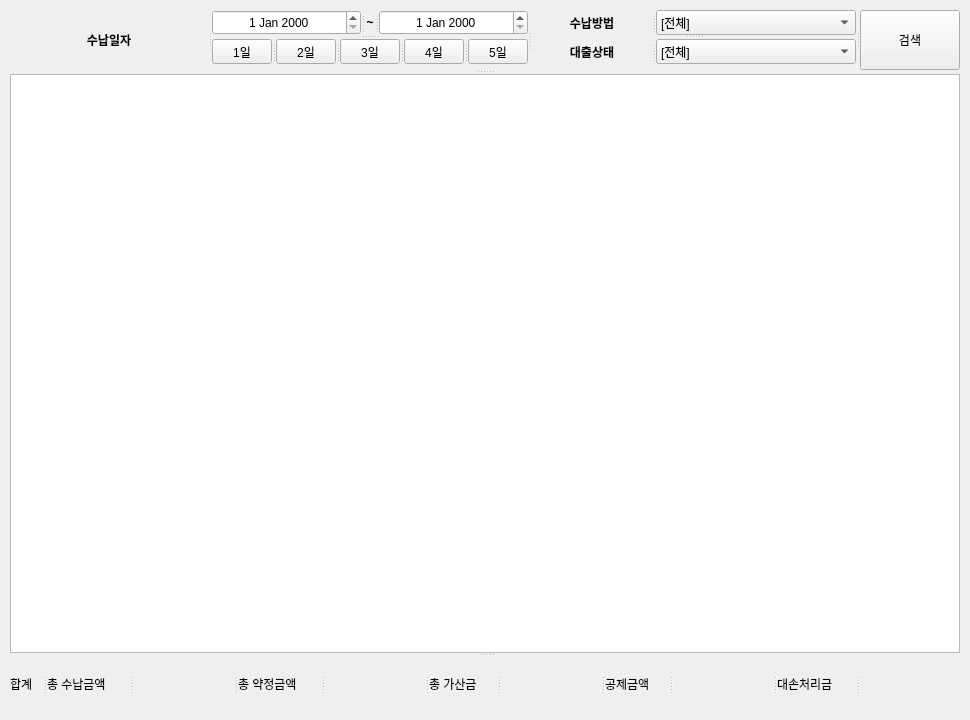
<?xml version="1.0" encoding="UTF-8"?>
<ui version="4.0">
 <class>MainWindow</class>
 <widget class="QMainWindow" name="MainWindow">
  <property name="geometry">
   <rect>
    <x>0</x>
    <y>0</y>
    <width>970</width>
    <height>720</height>
   </rect>
  </property>
  <property name="minimumSize">
   <size>
    <width>970</width>
    <height>720</height>
   </size>
  </property>
  <property name="maximumSize">
   <size>
    <width>970</width>
    <height>720</height>
   </size>
  </property>
  <property name="windowTitle">
   <string>MainWindow</string>
  </property>
  <widget class="QWidget" name="centralwidget">
   <widget class="QSplitter" name="splitter_20">
    <property name="geometry">
     <rect>
      <x>10</x>
      <y>10</y>
      <width>950</width>
      <height>701</height>
     </rect>
    </property>
    <property name="orientation">
     <enum>Qt::Vertical</enum>
    </property>
    <widget class="QSplitter" name="splitter_18">
     <property name="minimumSize">
      <size>
       <width>0</width>
       <height>60</height>
      </size>
     </property>
     <property name="maximumSize">
      <size>
       <width>968</width>
       <height>56</height>
      </size>
     </property>
     <property name="orientation">
      <enum>Qt::Horizontal</enum>
     </property>
     <widget class="QLabel" name="customerMarried_4">
      <property name="maximumSize">
       <size>
        <width>200</width>
        <height>60</height>
       </size>
      </property>
      <property name="font">
       <font>
        <pointsize>9</pointsize>
        <weight>75</weight>
        <bold>true</bold>
       </font>
      </property>
      <property name="mouseTracking">
       <bool>true</bool>
      </property>
      <property name="text">
       <string>수납일자</string>
      </property>
      <property name="alignment">
       <set>Qt::AlignCenter</set>
      </property>
     </widget>
     <widget class="QSplitter" name="splitter_16">
      <property name="orientation">
       <enum>Qt::Vertical</enum>
      </property>
      <widget class="QSplitter" name="splitter_15">
       <property name="orientation">
        <enum>Qt::Horizontal</enum>
       </property>
       <widget class="QDateEdit" name="DateEdit_3">
        <property name="minimumSize">
         <size>
          <width>0</width>
          <height>25</height>
         </size>
        </property>
        <property name="maximumSize">
         <size>
          <width>250</width>
          <height>25</height>
         </size>
        </property>
        <property name="mouseTracking">
         <bool>false</bool>
        </property>
        <property name="focusPolicy">
         <enum>Qt::TabFocus</enum>
        </property>
        <property name="autoFillBackground">
         <bool>false</bool>
        </property>
        <property name="frame">
         <bool>true</bool>
        </property>
        <property name="alignment">
         <set>Qt::AlignCenter</set>
        </property>
        <property name="buttonSymbols">
         <enum>QAbstractSpinBox::UpDownArrows</enum>
        </property>
        <property name="accelerated">
         <bool>false</bool>
        </property>
        <property name="correctionMode">
         <enum>QAbstractSpinBox::CorrectToPreviousValue</enum>
        </property>
        <property name="calendarPopup">
         <bool>false</bool>
        </property>
        <property name="date">
         <date>
          <year>2000</year>
          <month>1</month>
          <day>1</day>
         </date>
        </property>
       </widget>
       <widget class="QLabel" name="customerMarried_5">
        <property name="minimumSize">
         <size>
          <width>0</width>
          <height>25</height>
         </size>
        </property>
        <property name="maximumSize">
         <size>
          <width>20</width>
          <height>25</height>
         </size>
        </property>
        <property name="font">
         <font>
          <pointsize>9</pointsize>
          <weight>75</weight>
          <bold>true</bold>
         </font>
        </property>
        <property name="mouseTracking">
         <bool>true</bool>
        </property>
        <property name="text">
         <string>~</string>
        </property>
        <property name="alignment">
         <set>Qt::AlignCenter</set>
        </property>
       </widget>
       <widget class="QDateEdit" name="DateEdit_4">
        <property name="minimumSize">
         <size>
          <width>0</width>
          <height>25</height>
         </size>
        </property>
        <property name="maximumSize">
         <size>
          <width>250</width>
          <height>25</height>
         </size>
        </property>
        <property name="mouseTracking">
         <bool>false</bool>
        </property>
        <property name="focusPolicy">
         <enum>Qt::TabFocus</enum>
        </property>
        <property name="autoFillBackground">
         <bool>false</bool>
        </property>
        <property name="frame">
         <bool>true</bool>
        </property>
        <property name="alignment">
         <set>Qt::AlignCenter</set>
        </property>
        <property name="buttonSymbols">
         <enum>QAbstractSpinBox::UpDownArrows</enum>
        </property>
        <property name="accelerated">
         <bool>false</bool>
        </property>
        <property name="correctionMode">
         <enum>QAbstractSpinBox::CorrectToPreviousValue</enum>
        </property>
        <property name="calendarPopup">
         <bool>false</bool>
        </property>
        <property name="date">
         <date>
          <year>2000</year>
          <month>1</month>
          <day>1</day>
         </date>
        </property>
       </widget>
      </widget>
      <widget class="QSplitter" name="splitter_14">
       <property name="orientation">
        <enum>Qt::Horizontal</enum>
       </property>
       <widget class="QPushButton" name="pushButton_8">
        <property name="minimumSize">
         <size>
          <width>0</width>
          <height>25</height>
         </size>
        </property>
        <property name="maximumSize">
         <size>
          <width>60</width>
          <height>25</height>
         </size>
        </property>
        <property name="text">
         <string>1일</string>
        </property>
       </widget>
       <widget class="QPushButton" name="pushButton_10">
        <property name="minimumSize">
         <size>
          <width>0</width>
          <height>25</height>
         </size>
        </property>
        <property name="maximumSize">
         <size>
          <width>60</width>
          <height>25</height>
         </size>
        </property>
        <property name="text">
         <string>2일</string>
        </property>
       </widget>
       <widget class="QPushButton" name="pushButton_9">
        <property name="minimumSize">
         <size>
          <width>0</width>
          <height>25</height>
         </size>
        </property>
        <property name="maximumSize">
         <size>
          <width>60</width>
          <height>25</height>
         </size>
        </property>
        <property name="text">
         <string>3일</string>
        </property>
       </widget>
       <widget class="QPushButton" name="pushButton_7">
        <property name="minimumSize">
         <size>
          <width>0</width>
          <height>25</height>
         </size>
        </property>
        <property name="maximumSize">
         <size>
          <width>60</width>
          <height>25</height>
         </size>
        </property>
        <property name="text">
         <string>4일</string>
        </property>
       </widget>
       <widget class="QPushButton" name="pushButton_11">
        <property name="minimumSize">
         <size>
          <width>0</width>
          <height>25</height>
         </size>
        </property>
        <property name="maximumSize">
         <size>
          <width>60</width>
          <height>25</height>
         </size>
        </property>
        <property name="text">
         <string>5일</string>
        </property>
       </widget>
      </widget>
     </widget>
     <widget class="QSplitter" name="splitter_17">
      <property name="orientation">
       <enum>Qt::Vertical</enum>
      </property>
      <widget class="QSplitter" name="splitter_12">
       <property name="orientation">
        <enum>Qt::Horizontal</enum>
       </property>
       <widget class="QLabel" name="customerMarried_9">
        <property name="maximumSize">
         <size>
          <width>120</width>
          <height>16777215</height>
         </size>
        </property>
        <property name="font">
         <font>
          <pointsize>9</pointsize>
          <weight>75</weight>
          <bold>true</bold>
         </font>
        </property>
        <property name="mouseTracking">
         <bool>true</bool>
        </property>
        <property name="text">
         <string>수납방법</string>
        </property>
        <property name="alignment">
         <set>Qt::AlignCenter</set>
        </property>
       </widget>
       <widget class="QComboBox" name="comboBox_3">
        <property name="minimumSize">
         <size>
          <width>100</width>
          <height>25</height>
         </size>
        </property>
        <property name="maximumSize">
         <size>
          <width>200</width>
          <height>25</height>
         </size>
        </property>
        <item>
         <property name="text">
          <string>[전체]</string>
         </property>
        </item>
        <item>
         <property name="text">
          <string>이체</string>
         </property>
        </item>
        <item>
         <property name="text">
          <string>현금</string>
         </property>
        </item>
        <item>
         <property name="text">
          <string>대체</string>
         </property>
        </item>
        <item>
         <property name="text">
          <string>대변</string>
         </property>
        </item>
        <item>
         <property name="text">
          <string>추심</string>
         </property>
        </item>
        <item>
         <property name="text">
          <string>공제</string>
         </property>
        </item>
        <item>
         <property name="text">
          <string>대손처리</string>
         </property>
        </item>
       </widget>
      </widget>
      <widget class="QSplitter" name="splitter_13">
       <property name="orientation">
        <enum>Qt::Horizontal</enum>
       </property>
       <widget class="QLabel" name="customerMarried_10">
        <property name="maximumSize">
         <size>
          <width>120</width>
          <height>16777215</height>
         </size>
        </property>
        <property name="font">
         <font>
          <pointsize>9</pointsize>
          <weight>75</weight>
          <bold>true</bold>
         </font>
        </property>
        <property name="mouseTracking">
         <bool>true</bool>
        </property>
        <property name="text">
         <string>대출상태</string>
        </property>
        <property name="alignment">
         <set>Qt::AlignCenter</set>
        </property>
       </widget>
       <widget class="QComboBox" name="comboBox_4">
        <property name="minimumSize">
         <size>
          <width>100</width>
          <height>25</height>
         </size>
        </property>
        <property name="maximumSize">
         <size>
          <width>200</width>
          <height>25</height>
         </size>
        </property>
        <item>
         <property name="text">
          <string>[전체]</string>
         </property>
        </item>
        <item>
         <property name="text">
          <string>진행</string>
         </property>
        </item>
        <item>
         <property name="text">
          <string>취소</string>
         </property>
        </item>
        <item>
         <property name="text">
          <string>중지</string>
         </property>
        </item>
        <item>
         <property name="text">
          <string>완료</string>
         </property>
        </item>
       </widget>
      </widget>
     </widget>
     <widget class="QPushButton" name="pushButton_12">
      <property name="maximumSize">
       <size>
        <width>100</width>
        <height>60</height>
       </size>
      </property>
      <property name="text">
       <string>검색</string>
      </property>
     </widget>
    </widget>
    <widget class="QTableView" name="tableView_3"/>
    <widget class="QSplitter" name="splitter_19">
     <property name="orientation">
      <enum>Qt::Horizontal</enum>
     </property>
     <widget class="QLabel" name="label_27">
      <property name="maximumSize">
       <size>
        <width>100</width>
        <height>16777215</height>
       </size>
      </property>
      <property name="text">
       <string>합계</string>
      </property>
     </widget>
     <widget class="QLabel" name="label_7">
      <property name="maximumSize">
       <size>
        <width>100</width>
        <height>16777215</height>
       </size>
      </property>
      <property name="text">
       <string>총 수납금액</string>
      </property>
     </widget>
     <widget class="QLabel" name="label_8">
      <property name="minimumSize">
       <size>
        <width>100</width>
        <height>0</height>
       </size>
      </property>
      <property name="maximumSize">
       <size>
        <width>100</width>
        <height>16777215</height>
       </size>
      </property>
      <property name="text">
       <string/>
      </property>
     </widget>
     <widget class="QLabel" name="label_9">
      <property name="maximumSize">
       <size>
        <width>100</width>
        <height>16777215</height>
       </size>
      </property>
      <property name="text">
       <string>총 약정금액</string>
      </property>
     </widget>
     <widget class="QLabel" name="label_10">
      <property name="minimumSize">
       <size>
        <width>100</width>
        <height>0</height>
       </size>
      </property>
      <property name="maximumSize">
       <size>
        <width>100</width>
        <height>16777215</height>
       </size>
      </property>
      <property name="text">
       <string/>
      </property>
     </widget>
     <widget class="QLabel" name="label_11">
      <property name="maximumSize">
       <size>
        <width>100</width>
        <height>16777215</height>
       </size>
      </property>
      <property name="text">
       <string>총 가산금</string>
      </property>
     </widget>
     <widget class="QLabel" name="label_12">
      <property name="minimumSize">
       <size>
        <width>100</width>
        <height>0</height>
       </size>
      </property>
      <property name="maximumSize">
       <size>
        <width>100</width>
        <height>16777215</height>
       </size>
      </property>
      <property name="text">
       <string/>
      </property>
     </widget>
     <widget class="QLabel" name="label_13">
      <property name="maximumSize">
       <size>
        <width>100</width>
        <height>16777215</height>
       </size>
      </property>
      <property name="text">
       <string>공제금액</string>
      </property>
     </widget>
     <widget class="QLabel" name="label_15">
      <property name="minimumSize">
       <size>
        <width>100</width>
        <height>0</height>
       </size>
      </property>
      <property name="maximumSize">
       <size>
        <width>100</width>
        <height>16777215</height>
       </size>
      </property>
      <property name="text">
       <string/>
      </property>
     </widget>
     <widget class="QLabel" name="label_14">
      <property name="maximumSize">
       <size>
        <width>100</width>
        <height>16777215</height>
       </size>
      </property>
      <property name="text">
       <string>대손처리금</string>
      </property>
     </widget>
     <widget class="QLabel" name="label_16">
      <property name="minimumSize">
       <size>
        <width>100</width>
        <height>0</height>
       </size>
      </property>
      <property name="maximumSize">
       <size>
        <width>100</width>
        <height>16777215</height>
       </size>
      </property>
      <property name="text">
       <string/>
      </property>
     </widget>
    </widget>
   </widget>
  </widget>
 </widget>
 <resources/>
 <connections/>
</ui>
